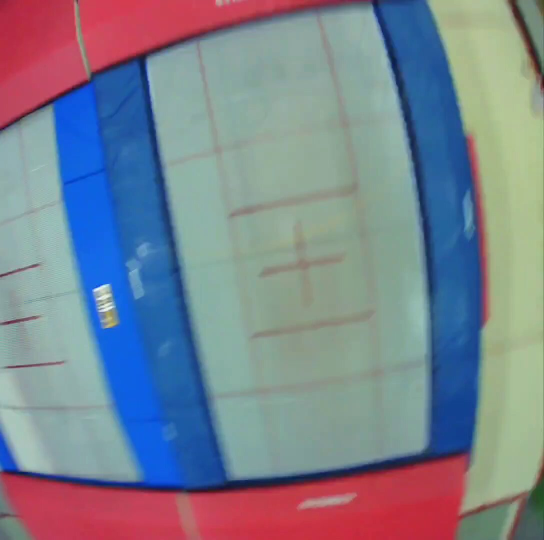
#> input picture de-distort_fisheye/PI world v1 ps1_181.jpg, 1088 x 1080 px, found by its file name (shown at 1/2 size)
$ python Fisheye_corrections-image.py   (older library calls are emulated)
#> lines starting #> are read from the running program, lines starting #| are printed output that depends on the picture
#> further down, image is the input picture: shape (1080, 1088, 3); mean B, G, R 143.3, 130.8, 123.2
"""
Credits : https://medium.com/@kennethjiang/calibrate-fisheye-lens-using-opencv-333b05afa0b0
"""

import numpy as np
import cv2
from tqdm.notebook import tqdm
import pickle


# You should replace these 3 lines with the output in calibration step
DIM = (1088, 1080)
K = np.array([[773.6719811071623, 0.0, 532.3446174857597], [0.0, 774.3187867828567, 565.9954169588382], [0.0, 0.0, 1.0]])
D = np.array([[0.007679273278292513], [-0.1766120836825416], [0.6417799798538761], [-0.7566634368371957]])

def undistort(img, balance=0.0, dim2=None, dim3=None):

#> called with balance = 0
	dim1 = img.shape[:2][::-1]
#> dim1 = (1088, 1080)
	#dim1 is the dimension of input image to un-distort
	assert dim1[0]/dim1[1] == DIM[0]/DIM[1], "Image to undistort needs to have same aspect ratio as the ones used in calibration"
	if not dim2:
		dim2 = dim1
#> dim2 = (1088, 1080)
	if not dim3:
		dim3 = dim1
#> dim3 = (1088, 1080)

	scaled_K = K * dim1[0] / DIM[0]  # The values of K is to scale with image dimension.
	scaled_K[2][2] = 1.0  # Except that K[2][2] is always 1.0
	# This is how scaled_K, dim2 and balance are used to determine the final K used to un-distort image. OpenCV document failed to make this clear!
	new_K = cv2.fisheye.estimateNewCameraMatrixForUndistortRectify(scaled_K, D, dim1, np.eye(3), balance=balance)
	map1, map2 = cv2.fisheye.initUndistortRectifyMap(scaled_K, D, np.eye(3), new_K, dim1, cv2.CV_16SC2)
	undistorted_img = cv2.remap(img, map1, map2, interpolation=cv2.INTER_LINEAR, borderMode=cv2.BORDER_CONSTANT)
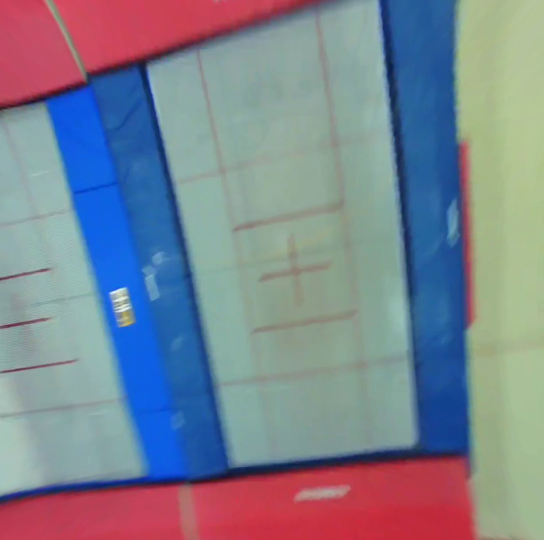
#> undistorted_img: shape (1080, 1088, 3) (shown at 1/2 size); mean B, G, R 144.2, 131.4, 124.7

	return undistorted_img


ratio_image = 1.5
image_file_path = '../input/'
image_file_name = 'PI world v1 ps1_181.jpg'

image_file = image_file_path + image_file_name

image = cv2.imread(image_file)

Image_name = "Image"
cv2.namedWindow(Image_name)

# width, height, rgb = np.shape(image)

undistorted_image = undistort(image, balance=0.0)

with open(f'../output/{image_file_name[:-4]}_undistorted_images.pkl', 'wb') as handle:
	pickle.dump(undistorted_image, handle)


cv2.imshow(Image_name, undistorted_image)
while True:
	key = cv2.waitKey(1) & 0xFF
#> (key Esc is pressed here)

$ run again, with de-distort_fisheye/PI world v1 ps1_044.jpg copied over de-distort_fisheye/PI world v1 ps1_181.jpg
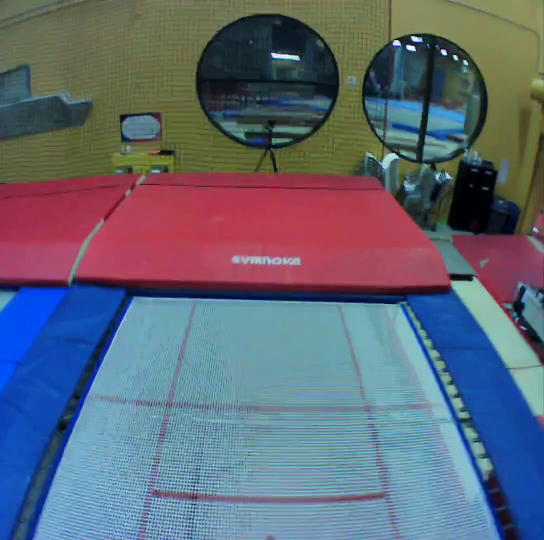
#> input picture de-distort_fisheye/PI world v1 ps1_044.jpg, 1088 x 1080 px, found by its file name (shown at 1/2 size)
#> image is the input picture: shape (1080, 1088, 3); mean B, G, R 118.5, 103.6, 95.7
#> in undistort, `undistorted_img = cv2.remap(img, map1, map2, interpolation=cv2.INTER_L..`:
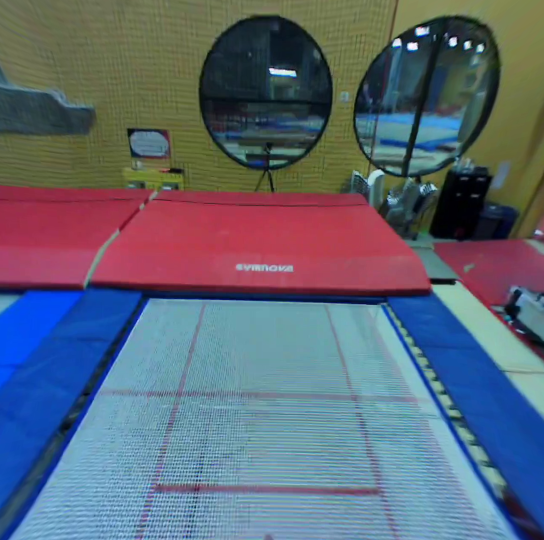
#> undistorted_img: shape (1080, 1088, 3) (shown at 1/2 size); mean B, G, R 117.7, 103.1, 92.8

$ run again, with de-distort_fisheye/PI world v1 ps1_063.jpg copied over de-distort_fisheye/PI world v1 ps1_181.jpg
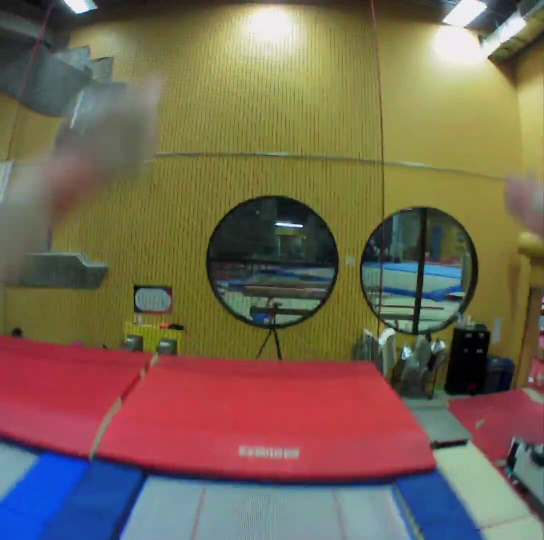
#> input picture de-distort_fisheye/PI world v1 ps1_063.jpg, 1088 x 1080 px, found by its file name (shown at 1/2 size)
#> image is the input picture: shape (1080, 1088, 3); mean B, G, R 83.5, 102.5, 117.5
#> in undistort, `undistorted_img = cv2.remap(img, map1, map2, interpolation=cv2.INTER_L..`:
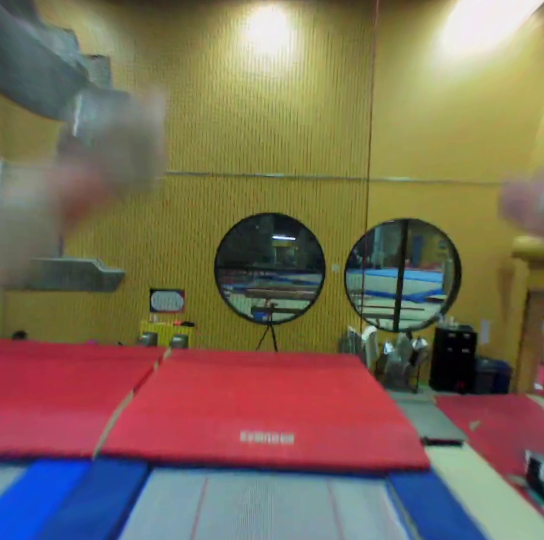
#> undistorted_img: shape (1080, 1088, 3) (shown at 1/2 size); mean B, G, R 88.1, 107.7, 122.6
